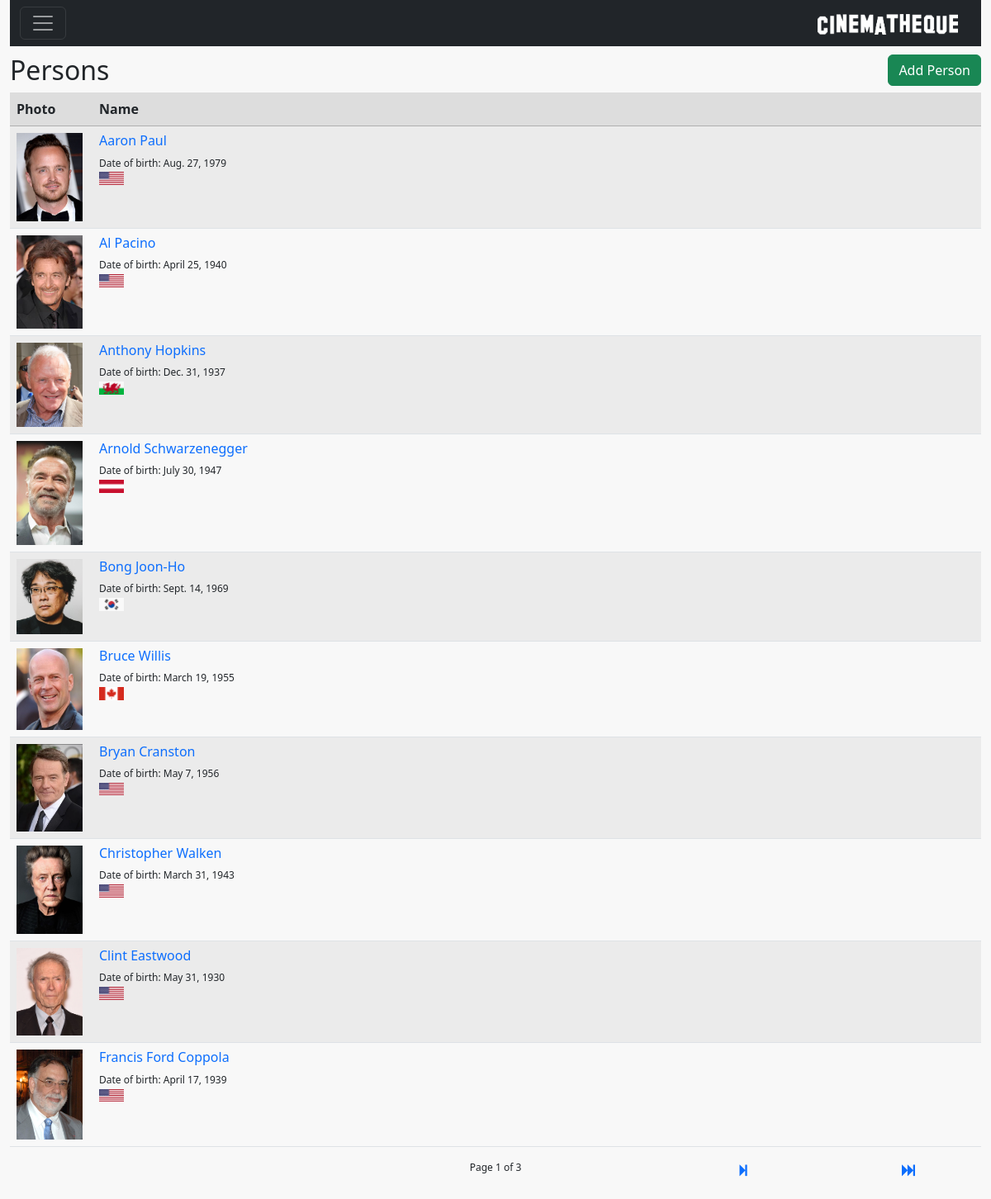
The app's page /personlist (signed in), older data.
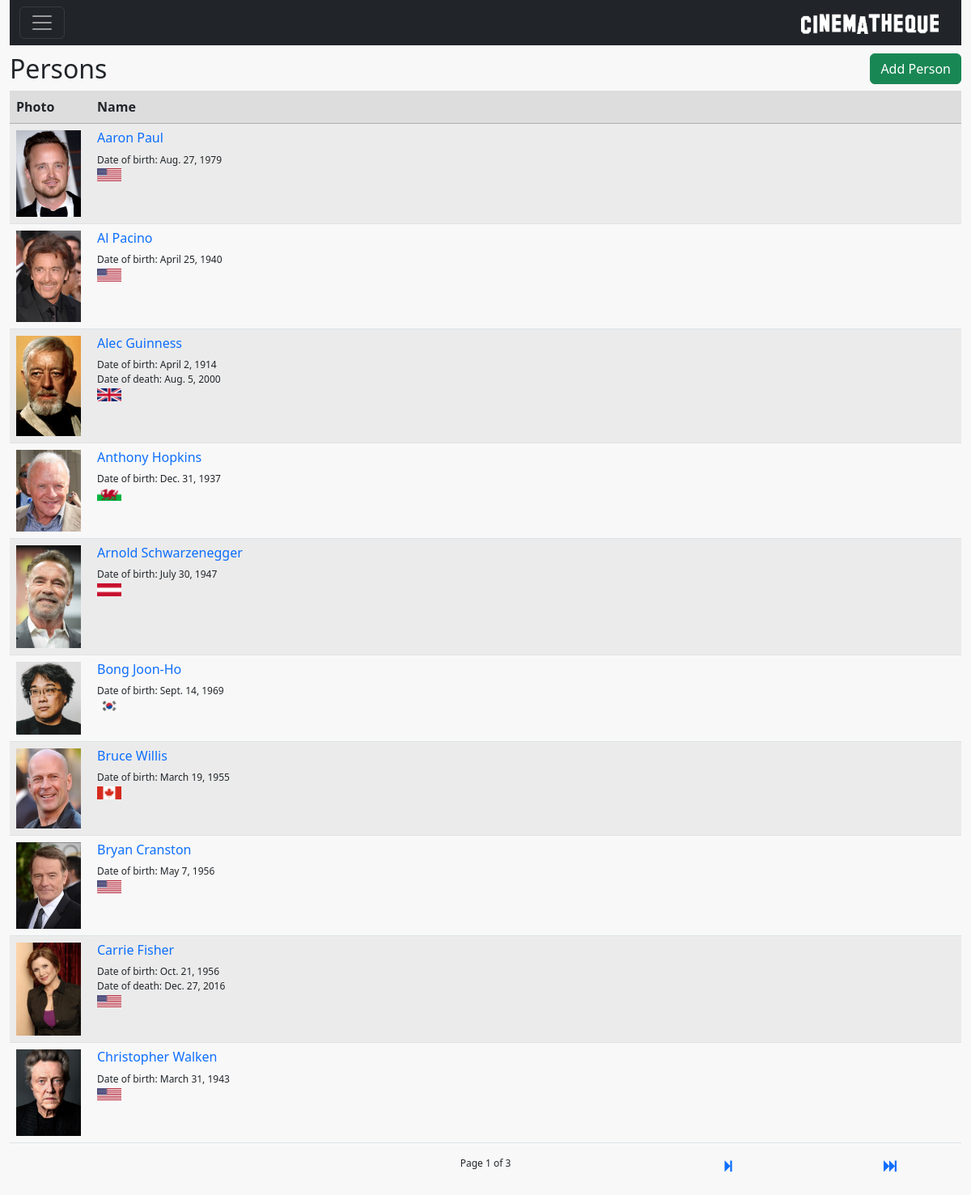
The same page, newer data.
### core/models.py (models this page shows, shortened)
class Base(models.Model):
    DateTimeOfInsert = models.DateTimeField(auto_now_add=True,auto_now=False)
    DateTimeOfLastUpdate = models.DateTimeField(auto_now=True)
    InsertUser = models.ForeignKey( settings.AUTH_USER_MODEL, null=True, blank=True,
                                    on_delete=models.CASCADE, related_name='+' )
    LastUpdateUser = models.ForeignKey( settings.AUTH_USER_MODEL, null=True, blank=True,
                                         on_delete=models.CASCADE, related_name='+' )
    class Meta:
        abstract = True

class Person(Base):
    Name = models.CharField(max_length=60)
    DateOfBirth = models.DateField(auto_now=False, null=True, blank=True)
    DateOfDeath = models.DateField(auto_now=False, null=True, blank=True)
    CountryOfBirth = models.ForeignKey(Country, null=True, blank=True, on_delete=models.DO_NOTHING)
    Photo = models.ImageField(upload_to='person_photos', null=True, blank=True)

class Country(Base):
    NameEN = models.CharField(max_length=60)
    NamePT_BR = models.CharField(max_length=60)
    Flag = models.ImageField(upload_to='countries_flags/', null=True, blank=True)
    class Meta:
        verbose_name_plural = 'Countries'

### core/views.py (the view)
# urls.py: re_path(r'personlist', personList, name='core_person_list'),
@login_required
def personList(request):
    persons = Person.objects.all().order_by('Name')
    paginator = Paginator(persons, list_page_count )
    page_number = request.GET.get("page")
    page_obj = paginator.get_page(page_number)
    data = {'userProfile': UserProfile.objects.get(User=request.user),
            'class': Person,
            'page_obj': page_obj }
    return render(request, 'core/personlist.html', data )

### core/models.py (called while the page is built)
    def __str__(self):
        return self.User.username

    def is_superuser(self):
        return self.User.is_superuser

### templatetags/filter.py (called while the page is built)
@register.filter
def get_class_name(value):
    if f'{value._meta.verbose_name}'.capitalize() != f'{value.__class__.__name__}'.capitalize() :
        str = f'{value._meta.verbose_name}'
    else:
        str = f'{value.__class__.__name__}'.capitalize()
    return str

@register.filter
def get_class_plural_name(value):
    if f'{value._meta.verbose_name_plural}'.capitalize() != f'{value.__class__.__name__}'.capitalize() + 's':
        str = f'{value._meta.verbose_name_plural}'
    else:
        str = value.__class__.__name__ + 's'
    return str

### core/templates/core/personlist.html
{% extends 'baselist.html' %}
{% load filter %}
{% load static %}
{% block insertButton %}
    <a href="{% url 'core_person_insert' %}" class="btn btn-success">Add {{class|get_class_name}}</a>
{% endblock %}
{% block list %}
     <div class="col">
         <table class="table table-striped">
             <thead class="bgheadlist">
               <tr>
                 <th scope="col">Photo</th>
                 <th scope="col">Name</th>
               </tr>
             </thead>
             <tbody>
             {% for person in page_obj %}
               <tr>
                 <td width="100px">
                    <a href="{% url 'core_person_update' person.id %}">
                        {% if person.Photo %}
                            <img src="{{person.Photo.url}}" width="80px"/>
                        {% else %}
                            <img src="{% static 'img/no_img.png' %}" width="80px"/>
                        {% endif %}
                    </a>
                 </td>
                 <td>
                     <h6><a href="{% url 'core_person_update' person.id %}">{{person.Name}}</a></h6>
                     <div style="font-size: 12px">
                         {% if person.DateOfBirth %}
                            Date of birth: {{person.DateOfBirth}}<br>
                         {% endif %}
                         {% if person.DateOfDeath %}
                            Date of death: {{person.DateOfDeath}}<br>
                         {% endif %}
                         {% if person.CountryOfBirth.Flag %}
                            <img src="{{person.CountryOfBirth.Flag.url}}" width="30"/>
                        {% else %}
                            {% if person.CountryOfBirth %}
                                Country of birth: {{person.CountryOfBirth}}
                            {% endif %}
                        {% endif %}
                     </div>
                 </td>
               </tr>
               {% endfor%}
             </tbody>
         </table>
    </div>
{% endblock %}

Row changes from the older to the newer data that the page shows:
no longer on this page (row unchanged): Person: Photo (picture), Name "Clint Eastwood", DateOfBirth "May 31, 1930", CountryOfBirth.Flag (picture)
no longer on this page (row unchanged): Person: Photo (picture), Name "Francis Ford Coppola", DateOfBirth "April 17, 1939", CountryOfBirth.Flag (picture)
added Person: Photo (picture), Name "Alec Guinness", DateOfBirth "April 2, 1914", DateOfDeath "Aug. 5, 2000", CountryOfBirth.Flag (picture)
added Person: Photo (picture), Name "Carrie Fisher", DateOfBirth "Oct. 21, 1956", DateOfDeath "Dec. 27, 2016", CountryOfBirth.Flag (picture)
